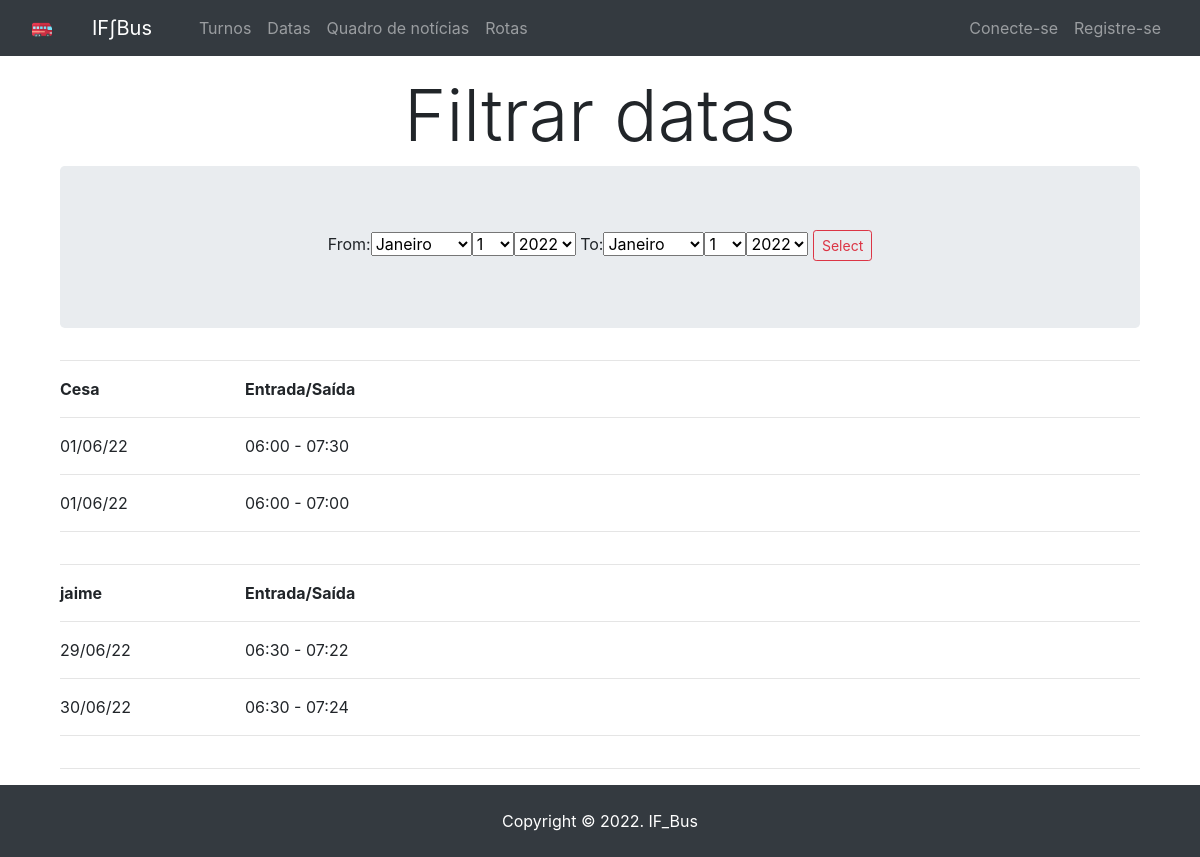
The app's page /select/ with its own data.
### hoursCalc/models.py (models this page shows, shortened)
class Shift(models.Model):
    name = models.ForeignKey(User, on_delete=models.CASCADE)
    clock_in = models.DateTimeField(
        blank=True, null=True)
    clock_out = models.DateTimeField(
        blank=True, null=True)
    date = models.DateField(blank=True, null=True)  # não branco ou nulo
    description = models.TextField(blank=True, null=True, max_length=600)
    class Meta:
        ordering = ['-date']

### hoursCalc/views.py (the view, shortened to what this page needs)
# urls.py: path('select/', shift_views.selectDate, name='select'),
def selectDate(request, dt="2000-01-01", df="2000-01-01"):
    users = User.objects.all()
    select_date_form = forms.SelectDateForm()
    shifts = Shift.objects.select_related('name').order_by('name')
    context = {
        'select_date_form': select_date_form,
        'users': users,
        'shifts': shifts,
        'title': 'Select Dates'
    }
    return render(request, 'hoursCalc/select.html', context)

### hoursCalc/forms.py
class SelectDateForm(forms.Form):
  date_from = forms.DateField(widget=forms.SelectDateWidget(attrs={"class": "",}, ), label="From")
  date_to = forms.DateField(widget=forms.SelectDateWidget(attrs={"class": "",}), label="To")

### hoursCalc/templates/hoursCalc/select.html (shortened to what this page needs)
{% extends './base.html' %}
{% load crispy_forms_tags %}
{% block content %}
<div class="container">
    <h1 class="display-3">
        <center>Filtrar datas</center>
    </h1>
</div>
<div class="container">
    <div class="jumbotron">
        <form action={% url 'select' %} method="POST">
            <center>
                {{ select_date_form }}
                <input type="submit" class="btn btn-outline-danger btn-sm" value="Select">
            </center>
        </form>
    </div>
</div>
<div class="container">
    {% regroup shifts by name as user_list %}
    {% load shifts %}
    <hr>
    {% for user in user_list %}
    <div class="row">
        <div class="col-md-2"> <strong>{{ user.grouper.username }}</strong> </div>
        <div class="col-md-2"> <strong> Entrada/Saída </strong> </div>
        <div class="col-md-3"> </div>
    </div>
    <hr>
    {% for shift in user.list %}
    <div class="row">
        <div class="col-md-2"> {{ shift.date|date:"d/m/y" }} </div>
        <div class="col-md-2"> {{ shift.clock_in|date:"H:i" }} - {{ shift.clock_out|date:"H:i" }} </div>
    </div>
    <hr>
    {% endfor %}
    <hr>
    {% endfor %}
</div>
</div>
{% endblock content %}

### records on screen
Shift: date "01/06/22", clock_in "06:00", clock_out "07:30"
Shift: date "01/06/22", clock_in "06:00", clock_out "07:00"
Shift: date "29/06/22", clock_in "06:30", clock_out "07:22"
Shift: date "30/06/22", clock_in "06:30", clock_out "07:24"

### other values on screen
{{ user.grouper.username }} "Cesa"
{{ user.grouper.username }} "jaime"
